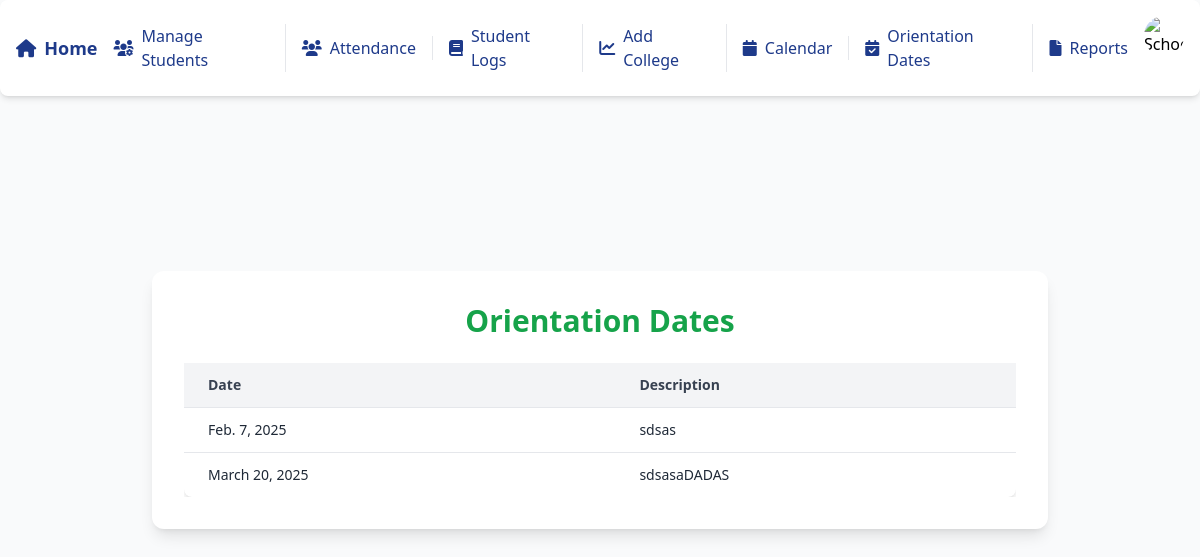
The page /orientation-dates/ on the database its author committed.
### students/models.py (models this page shows, shortened)
class OrientationDate(models.Model):
    date = models.DateField(unique=True)
    description = models.CharField(max_length=255, blank=True, null=True)
    created_at = models.DateTimeField(auto_now_add=True)
    updated_at = models.DateTimeField(auto_now=True)

### students/views.py (the view)
# urls.py: path('orientation-dates/', views.orientation_date_list, name='orientation_date_list'),
def orientation_date_list(request):
    dates = OrientationDate.objects.all()
    is_admin = request.user.groups.filter(name='Admin').exists()
    return render(request, 'orientation_date_list.html', {'dates': dates, 'is_admin': is_admin})

### students/templates/orientation_date_list.html (shortened to what this page needs)
<!DOCTYPE html>
<html lang="en">
<head>
    <script src="https://cdn.tailwindcss.com"></script>
</head>
<body class="bg-gray-50">
<div class="flex justify-center items-center min-h-screen px-4 py-6">
    <div class="w-full max-w-4xl bg-white p-8 rounded-xl shadow-lg">
        {% include 'navbar.html' %}
        <h1 class="text-3xl font-semibold text-green-600 text-center mb-6">Orientation Dates</h1>
        <div class="overflow-x-auto">
            <table class="min-w-full bg-white table-auto shadow-md rounded-lg">
                <thead class="bg-gray-100">
                    <tr>
                        <th class="py-3 px-6 text-left text-sm font-semibold text-gray-700">Date</th>
                        <th class="py-3 px-6 text-left text-sm font-semibold text-gray-700">Description</th>
                    </tr>
                </thead>
                <tbody>
                    {% for date in dates %}
                        <tr class="border-t border-gray-200">
                            <td class="py-3 px-6 text-sm text-gray-800">{{ date.date }}</td>
                            <td class="py-3 px-6 text-sm text-gray-800">{{ date.description }}</td>
                        </tr>
                    {% empty %}
                        <tr>
                            <td colspan="3" class="py-3 px-6 text-center text-gray-500">No orientation dates found.</td>
                        </tr>
                    {% endfor %}
                </tbody>
            </table>
        </div>
    </div>
</div>
</body>
</html>

### rows shown on the page
OrientationDate: date "Feb. 7, 2025", description "sdsas"
OrientationDate: date "March 20, 2025", description "sdsasaDADAS"
